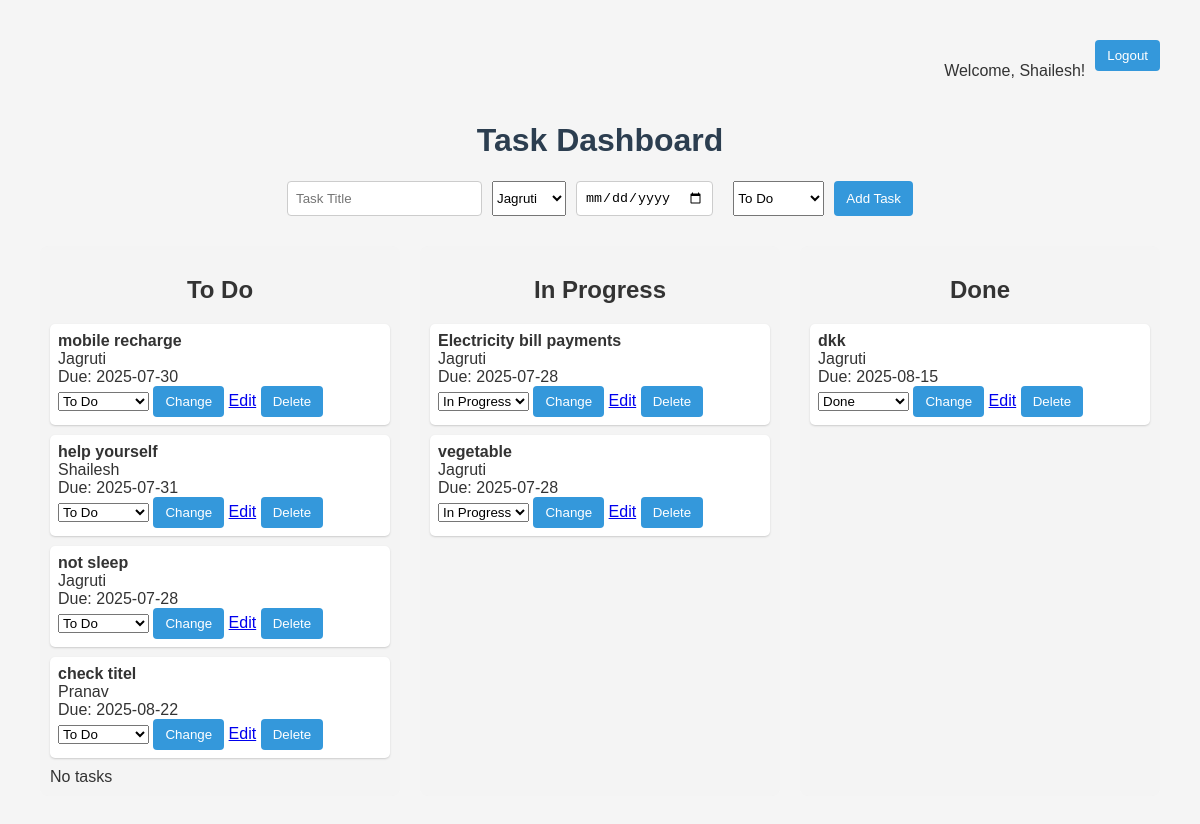
The page / (signed in) on the database its author committed.
### tables this page shows
CREATE TABLE tasks (
            id INTEGER PRIMARY KEY AUTOINCREMENT,
            title TEXT NOT NULL,
            assigned_to TEXT NOT NULL,
            status TEXT NOT NULL,
            due_date DATETIME,
            created_at DATETIME DEFAULT CURRENT_TIMESTAMP,
            updated_at DATETIME DEFAULT CURRENT_TIMESTAMP,
            FOREIGN KEY (assigned_to) REFERENCES users(username)
        );

### app.py (the view)
@app.route('/')
def index():
    if 'username' not in session:
        return redirect(url_for('login'))
    conn = get_db_connection()
    if session.get('role') == 'admin':
        tasks = conn.execute('SELECT * FROM tasks').fetchall()
    else:
        username = session.get('username')
        tasks = conn.execute(
            'SELECT * FROM tasks WHERE assigned_to = ? OR title LIKE ?',
            (username, f'%{username}%')
        ).fetchall()
    users = conn.execute('SELECT username FROM users').fetchall()
    conn.close()
    return render_template('index.html', tasks=tasks, users=users)

### app.py (called while the page is built)
def get_db_connection():
    conn = sqlite3.connect('database.db')
    conn.row_factory = sqlite3.Row
    return conn

### templates/index.html (shortened to what this page needs)
<!DOCTYPE html>
<html>
<head>
    <link rel="stylesheet" href="/static/style.css">
</head>
<body>
    <div style="display: flex; justify-content: flex-end; align-items: center; gap: 10px;">
        {% if session.username %}
            <span>Welcome, {{ session.username }}!</span>
            <form action="{{ url_for('logout') }}" method="get" style="display:inline;">
                <button type="submit">Logout</button>
            </form>
        {% endif %}
    </div>
    <h1>Task Dashboard</h1>
    {% if session.username %}
    <form action="/add" method="post">
        <input type="text" name="title" placeholder="Task Title" required>
        <select name="assigned_to" required>
            {% for user in users %}
                <option value="{{ user['username'] }}" {% if task and task.assigned_to == user['username'] %}selected{% endif %}>{{ user['username'] }}</option>
            {% endfor %}
        </select>
        <input type="date" name="due_date" data-warning-id="due-warning-new">
        <select name="status">
            <option value="To Do">To Do</option>
        </select>
        <button type="submit">Add Task</button>
    </form>
    {% endif %}
    <div class="board-container">
        <div class="board">
            <h2>To Do</h2>
            {% set found = false %}
            {% for task in tasks if task.status == 'To Do' %}
              {% set found = true %}
                <div class="task-item">
                    <strong>{{ task.title }}</strong><br>
                    {{ task.assigned_to }}<br>
                    Due: {{ task.due_date }}<br>
                    <form action="{{ url_for('update_status', task_id=task.id) }}" method="post" style="display:inline;">
                        <select name="status">
                            <option value="To Do" {% if task.status == 'To Do' %}selected{% endif %}>To Do</option>
                        </select>
                        <button type="submit">Change</button>
                    </form>
                    {% if session.role == 'admin' or task.assigned_to == session.username %}
                        <a href="{{ url_for('edit_task', task_id=task.id) }}">Edit</a>
                        <form action="{{ url_for('delete_task', task_id=task.id) }}" method="post" style="display:inline;">
                            <button type="submit" onclick="return confirm('Are you sure you want to delete this task?');">Delete</button>
                        </form>
                    {% endif %}
                </div>
            {% endfor %}
            {% if not found %}
              <div>No tasks</div>
            {% endif %}
        </div>
        <div class="board">
            <h2>In Progress</h2>
            {% for task in tasks if task.status == 'In Progress' %}
                <div class="task-item">
                    <strong>{{ task.title }}</strong><br>
                    {{ task.assigned_to }}<br>
                    Due: {{ task.due_date }}<br>
                    <form action="{{ url_for('update_status', task_id=task.id) }}" method="post" style="display:inline;">
                        <select name="status">
                            <option value="In Progress" {% if task.status == 'In Progress' %}selected{% endif %}>In Progress</option>
                        </select>
                        <button type="submit">Change</button>
                    </form>
                    {% if session.role == 'admin' or task.assigned_to == session.username %}
                        <a href="{{ url_for('edit_task', task_id=task.id) }}">Edit</a>
                        <form action="{{ url_for('delete_task', task_id=task.id) }}" method="post" style="display:inline;">
                            <button type="submit" onclick="return confirm('Are you sure you want to delete this task?');">Delete</button>
                        </form>
                    {% endif %}
                </div>
            {% endfor %}
        </div>
        <div class="board">
            <h2>Done</h2>
            {% for task in tasks if task.status == 'Done' %}
                <div class="task-item">
                    <strong>{{ task.title }}</strong><br>
                    {{ task.assigned_to }}<br>
                    Due: {{ task.due_date }}<br>
                    <form action="{{ url_for('update_status', task_id=task.id) }}" method="post" style="display:inline;">
                        <select name="status">
                            <option value="Done" {% if task.status == 'Done' %}selected{% endif %}>Done</option>
                        </select>
                        <button type="submit">Change</button>
                    </form>
                    {% if session.role == 'admin' or task.assigned_to == session.username %}
                        <a href="{{ url_for('edit_task', task_id=task.id) }}">Edit</a>
                        <form action="{{ url_for('delete_task', task_id=task.id) }}" method="post" style="display:inline;">
                            <button type="submit" onclick="return confirm('Are you sure you want to delete this task?');">Delete</button>
                        </form>
                    {% endif %}
                </div>
            {% endfor %}
        </div>
    </div>
</body>
</html>

### static/style.css (style rules this page uses)
body { font-family: Arial, sans-serif; margin: 40px; background-color: #f5f5f5; color: #333; }
h1 { text-align: center; color: #2c3e50; }
form { display: flex; justify-content: center; gap: 10px; margin-bottom: 30px; }
input[type="text"], input[type="date"] { padding: 8px; border: 1px solid #ccc; border-radius: 4px; }
button { padding: 8px 12px; background-color: #3498db; color: white; border: none; border-radius: 4px; cursor: pointer; }

### templates/index.html (style rules this page uses)
.board-container { display: flex; gap: 20px; }
.board { flex: 1; background: #f4f4f4; padding: 10px; border-radius: 8px; }
.board h2 { text-align: center; }
.task-item { background: #fff; margin-bottom: 10px; padding: 8px; border-radius: 5px; box-shadow: 0 1px 2px #ccc; }

### rows shown on the page
tasks: title "mobile recharge", assigned_to "Jagruti", due_date "2025-07-30", status "To Do"
tasks: title "help yourself", assigned_to "Shailesh", due_date "2025-07-31", status "To Do"
tasks: title "not sleep", assigned_to "Jagruti", due_date "2025-07-28", status "To Do"
tasks: title "check titel", assigned_to "Pranav", due_date "2025-08-22", status "To Do"
tasks: title "Electricity bill payments", assigned_to "Jagruti", due_date "2025-07-28", status "In Progress"
tasks: title "vegetable", assigned_to "Jagruti", due_date "2025-07-28", status "In Progress"
tasks: title "dkk", assigned_to "Jagruti", due_date "2025-08-15", status "Done"

### other values the page prints
{{ session.username }} "Shailesh"
form field assigned_to "Jagruti"
